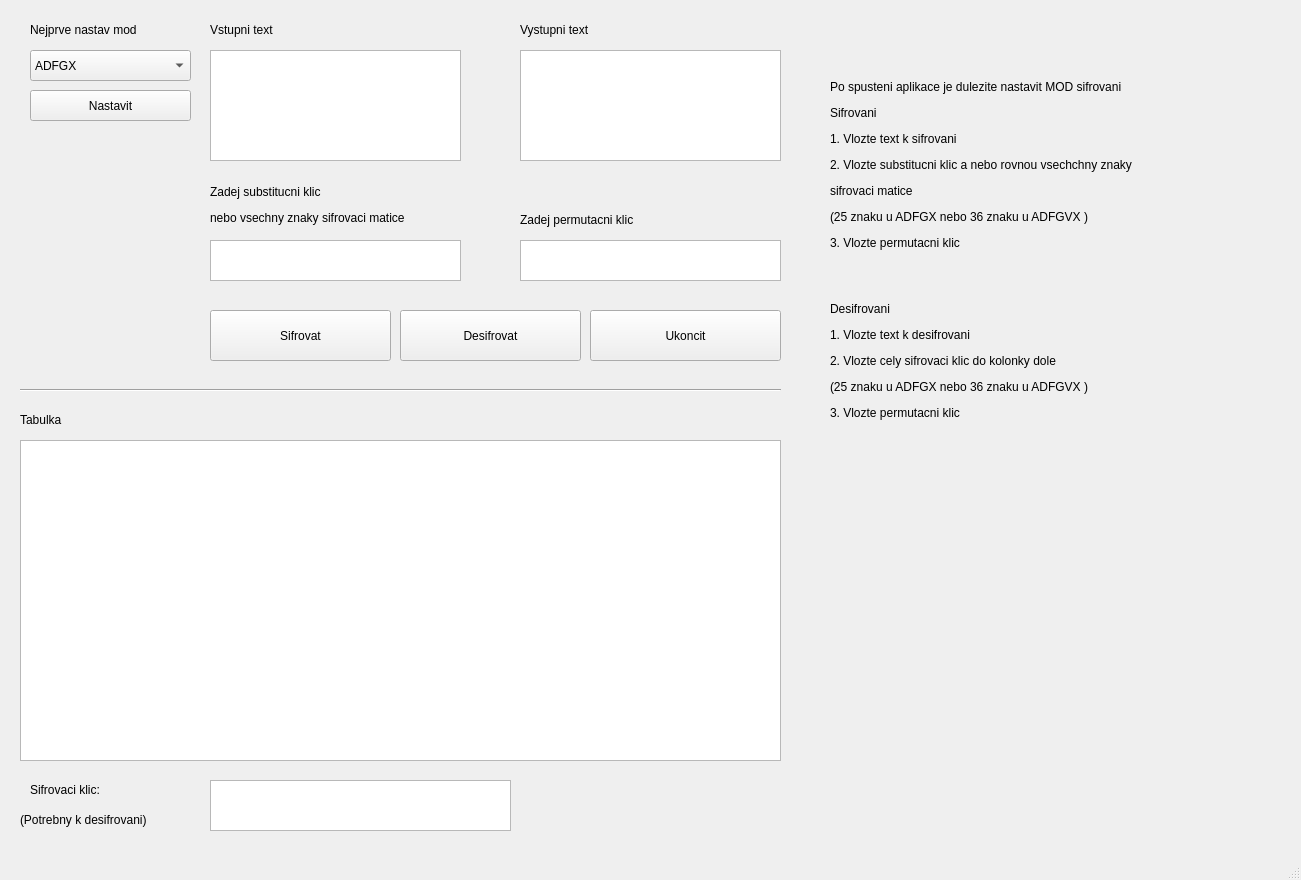
<?xml version="1.0" encoding="UTF-8"?>
<ui version="4.0">
 <class>MainWindow</class>
 <widget class="QMainWindow" name="MainWindow">
  <property name="geometry">
   <rect>
    <x>0</x>
    <y>0</y>
    <width>1301</width>
    <height>880</height>
   </rect>
  </property>
  <property name="windowTitle">
   <string>ADFG(V)X</string>
  </property>
  <widget class="QWidget" name="centralwidget">
   <widget class="QPushButton" name="T_sifrovat">
    <property name="geometry">
     <rect>
      <x>210</x>
      <y>310</y>
      <width>181</width>
      <height>51</height>
     </rect>
    </property>
    <property name="text">
     <string>Sifrovat</string>
    </property>
   </widget>
   <widget class="QPushButton" name="T_desifrovat">
    <property name="geometry">
     <rect>
      <x>400</x>
      <y>310</y>
      <width>181</width>
      <height>51</height>
     </rect>
    </property>
    <property name="text">
     <string>Desifrovat</string>
    </property>
   </widget>
   <widget class="QTextEdit" name="vstup">
    <property name="geometry">
     <rect>
      <x>210</x>
      <y>50</y>
      <width>251</width>
      <height>111</height>
     </rect>
    </property>
   </widget>
   <widget class="QPushButton" name="T_ukoncit">
    <property name="geometry">
     <rect>
      <x>590</x>
      <y>310</y>
      <width>191</width>
      <height>51</height>
     </rect>
    </property>
    <property name="text">
     <string>Ukoncit</string>
    </property>
   </widget>
   <widget class="QTextEdit" name="vystup">
    <property name="geometry">
     <rect>
      <x>520</x>
      <y>50</y>
      <width>261</width>
      <height>111</height>
     </rect>
    </property>
    <property name="readOnly">
     <bool>true</bool>
    </property>
   </widget>
   <widget class="QLabel" name="label_3">
    <property name="geometry">
     <rect>
      <x>210</x>
      <y>20</y>
      <width>111</width>
      <height>19</height>
     </rect>
    </property>
    <property name="text">
     <string>Vstupni text</string>
    </property>
   </widget>
   <widget class="QLabel" name="label_4">
    <property name="geometry">
     <rect>
      <x>520</x>
      <y>20</y>
      <width>131</width>
      <height>19</height>
     </rect>
    </property>
    <property name="text">
     <string>Vystupni text</string>
    </property>
   </widget>
   <widget class="Line" name="line">
    <property name="geometry">
     <rect>
      <x>20</x>
      <y>380</y>
      <width>761</width>
      <height>21</height>
     </rect>
    </property>
    <property name="orientation">
     <enum>Qt::Horizontal</enum>
    </property>
   </widget>
   <widget class="QTableWidget" name="vypis_tabulky">
    <property name="geometry">
     <rect>
      <x>20</x>
      <y>440</y>
      <width>761</width>
      <height>321</height>
     </rect>
    </property>
    <property name="lineWidth">
     <number>1</number>
    </property>
    <property name="showGrid">
     <bool>true</bool>
    </property>
    <attribute name="horizontalHeaderVisible">
     <bool>false</bool>
    </attribute>
    <attribute name="horizontalHeaderDefaultSectionSize">
     <number>111</number>
    </attribute>
    <attribute name="horizontalHeaderMinimumSectionSize">
     <number>15</number>
    </attribute>
    <attribute name="verticalHeaderVisible">
     <bool>false</bool>
    </attribute>
    <attribute name="verticalHeaderDefaultSectionSize">
     <number>25</number>
    </attribute>
    <attribute name="verticalHeaderMinimumSectionSize">
     <number>37</number>
    </attribute>
   </widget>
   <widget class="QLabel" name="label_5">
    <property name="geometry">
     <rect>
      <x>20</x>
      <y>410</y>
      <width>81</width>
      <height>19</height>
     </rect>
    </property>
    <property name="text">
     <string>Tabulka</string>
    </property>
   </widget>
   <widget class="QTextEdit" name="perm_klic">
    <property name="geometry">
     <rect>
      <x>520</x>
      <y>240</y>
      <width>261</width>
      <height>41</height>
     </rect>
    </property>
   </widget>
   <widget class="QLabel" name="label">
    <property name="geometry">
     <rect>
      <x>520</x>
      <y>210</y>
      <width>191</width>
      <height>19</height>
     </rect>
    </property>
    <property name="text">
     <string>Zadej permutacni klic</string>
    </property>
   </widget>
   <widget class="QTextEdit" name="subs_klic">
    <property name="geometry">
     <rect>
      <x>210</x>
      <y>240</y>
      <width>251</width>
      <height>41</height>
     </rect>
    </property>
   </widget>
   <widget class="QLabel" name="label_2">
    <property name="geometry">
     <rect>
      <x>210</x>
      <y>180</y>
      <width>261</width>
      <height>51</height>
     </rect>
    </property>
    <property name="text">
     <string>&lt;html&gt;&lt;head/&gt;&lt;body&gt;&lt;p&gt;Zadej substitucni klic&lt;/p&gt;&lt;p&gt;nebo vsechny znaky sifrovaci matice&lt;/p&gt;&lt;/body&gt;&lt;/html&gt;</string>
    </property>
   </widget>
   <widget class="QComboBox" name="vyber">
    <property name="geometry">
     <rect>
      <x>30</x>
      <y>50</y>
      <width>161</width>
      <height>31</height>
     </rect>
    </property>
    <item>
     <property name="text">
      <string>ADFGX</string>
     </property>
    </item>
    <item>
     <property name="text">
      <string>ADFGVX</string>
     </property>
    </item>
   </widget>
   <widget class="QPushButton" name="zmena">
    <property name="geometry">
     <rect>
      <x>30</x>
      <y>90</y>
      <width>161</width>
      <height>31</height>
     </rect>
    </property>
    <property name="text">
     <string>Nastavit</string>
    </property>
   </widget>
   <widget class="QLabel" name="label_6">
    <property name="geometry">
     <rect>
      <x>30</x>
      <y>20</y>
      <width>161</width>
      <height>19</height>
     </rect>
    </property>
    <property name="text">
     <string>Nejprve nastav mod</string>
    </property>
   </widget>
   <widget class="QLabel" name="label_7">
    <property name="geometry">
     <rect>
      <x>30</x>
      <y>780</y>
      <width>141</width>
      <height>19</height>
     </rect>
    </property>
    <property name="text">
     <string>Sifrovaci klic: </string>
    </property>
   </widget>
   <widget class="QTextEdit" name="tab_text">
    <property name="geometry">
     <rect>
      <x>210</x>
      <y>780</y>
      <width>301</width>
      <height>51</height>
     </rect>
    </property>
   </widget>
   <widget class="QLabel" name="label_8">
    <property name="geometry">
     <rect>
      <x>20</x>
      <y>810</y>
      <width>191</width>
      <height>19</height>
     </rect>
    </property>
    <property name="text">
     <string>(Potrebny k desifrovani)</string>
    </property>
   </widget>
   <widget class="QLabel" name="label_9">
    <property name="geometry">
     <rect>
      <x>830</x>
      <y>80</y>
      <width>432</width>
      <height>441</height>
     </rect>
    </property>
    <property name="text">
     <string>&lt;html&gt;&lt;head/&gt;&lt;body&gt;&lt;p&gt;Po spusteni aplikace je dulezite nastavit MOD sifrovani&lt;/p&gt;&lt;p&gt;Sifrovani&lt;/p&gt;&lt;p&gt;1. Vlozte text k sifrovani&lt;/p&gt;&lt;p&gt;2. Vlozte substitucni klic a nebo rovnou vsechchny znaky &lt;/p&gt;&lt;p&gt;sifrovaci matice&lt;/p&gt;&lt;p&gt;(25 znaku u ADFGX nebo 36 znaku u ADFGVX )&lt;/p&gt;&lt;p&gt;3. Vlozte permutacni klic&lt;/p&gt;&lt;p&gt;&lt;br/&gt;&lt;/p&gt;&lt;p&gt;Desifrovani&lt;/p&gt;&lt;p&gt;1. Vlozte text k desifrovani&lt;/p&gt;&lt;p&gt;2. Vlozte cely sifrovaci klic do kolonky dole&lt;/p&gt;&lt;p&gt;(25 znaku u ADFGX nebo 36 znaku u ADFGVX )&lt;/p&gt;&lt;p&gt;3. Vlozte permutacni klic&lt;/p&gt;&lt;/body&gt;&lt;/html&gt;</string>
    </property>
    <property name="alignment">
     <set>Qt::AlignLeading|Qt::AlignLeft|Qt::AlignTop</set>
    </property>
   </widget>
  </widget>
  <widget class="QStatusBar" name="statusbar"/>
 </widget>
 <resources/>
 <connections/>
</ui>
